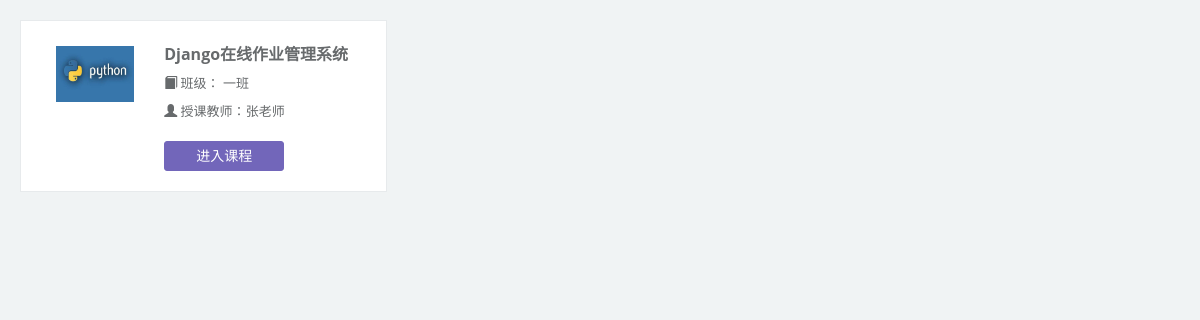
Page /user/1/course/ (signed in) on the committed database.
### project/models.py (models this page shows, shortened)
class Course(models.Model):
    cname = models.CharField(verbose_name='课程名称', max_length=50, null=False)
    classes = models.CharField(verbose_name='班级', default='', max_length=50)
    description = models.TextField(verbose_name='课程描述')
    teacher = models.ForeignKey(Teacher,
                                related_name="course",
                                on_delete=models.CASCADE)
    student = models.ManyToManyField(Student, blank=True)
    class Meta:
        verbose_name = '课程'
        verbose_name_plural = verbose_name

class UserAbstractModel(models.Model):
    GENDER_CHOICES = (
        (0, '男'),
        (1, '女')
    )
    name = models.CharField('姓名', default='', max_length=50)
    gender = models.SmallIntegerField(choices=GENDER_CHOICES, default=0, verbose_name='性别')
    created = models.DateTimeField('创建时间', auto_now_add=True)
    modified = models.DateTimeField('最后更改时间', auto_now=True)
    description = models.TextField('个人描述', null=True)
    class Meta:
        abstract = True

class Teacher(UserAbstractModel):
    user = models.OneToOneField(Role, related_name='teacher', on_delete=models.CASCADE)
    ranks = models.CharField(default='无', max_length=50, verbose_name='职称')
    class Meta:
        verbose_name = '教师表'
        verbose_name_plural = verbose_name

### project/views.py (the view)
class CourseListSelf(ListView):
    template_name = 'project/course_list_self.html'
    def get_queryset(self):
        if self.request.user.role.role == 1:
            teacher = self.request.user.role.teacher
            return Course.objects.filter(teacher=teacher).order_by("id")
        else:
            student = self.request.user.role.student
            return Course.objects.filter(student=student).order_by("id")

### project/templates/project/course_list_self.html (shortened to what this page needs)
{% extends "project/base.html" %} {% load static %} {% block content %}
<body class="gray-bg">
  <div class="wrapper wrapper-content animated fadeInRight">
    <div class="row">
       {% if user.role.role == 0 %} {% for object in object_list %}
      <div class="col-sm-4">
        <div class="contact-box">
          <div class="col-sm-4">
            <div class="text-center">
              <img
                alt="image"
                class="img-square m-t-xs img-responsive"
                src="{% static 'img/python.jpg' %}"
              />
            </div>
          </div>
          <div class="col-sm-8">
            <h3><strong>{{ object.cname }}</strong></h3>
            <p>
              <i class="glyphicon glyphicon-book"></i> 班级： {{ object.classes }}
            </p>
            <p>
              <i class="glyphicon glyphicon-user"></i> 授课教师：{{ object.teacher.name }}
            </p>
            <a class="J_menuItem" href="{% url 'project:homework_list' object.id %}"
              ><button class="btn btn-w-m btn-primary">进入课程</button></a
            >
          </div>
          <div class="clearfix"></div>
        </div>
      </div>
      {% endfor %} {% endif %}
    </div>
  </div>
</body>
{% endblock %}

### rows in the picture
Course: cname "Django在线作业管理系统", classes "一班", teacher.name "张老师"
